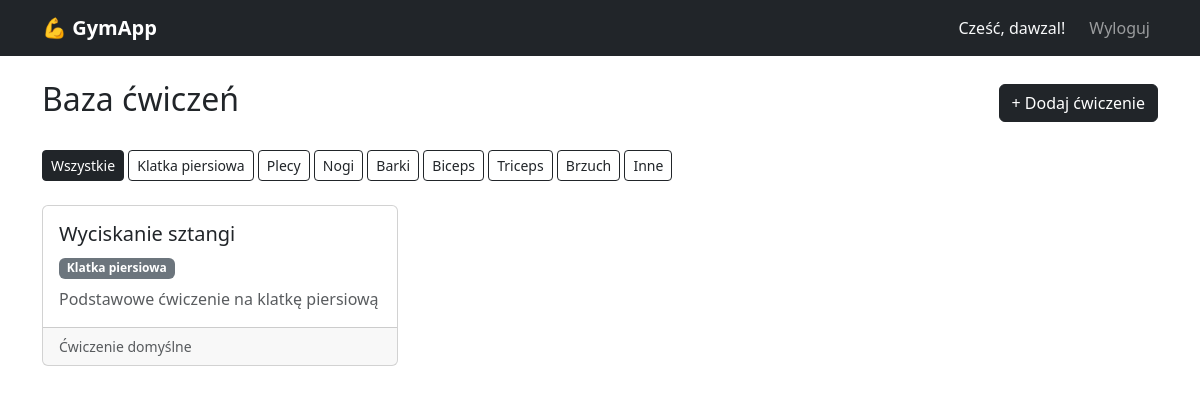
Page /cwiczenia/ (signed in) on the earlier database version.
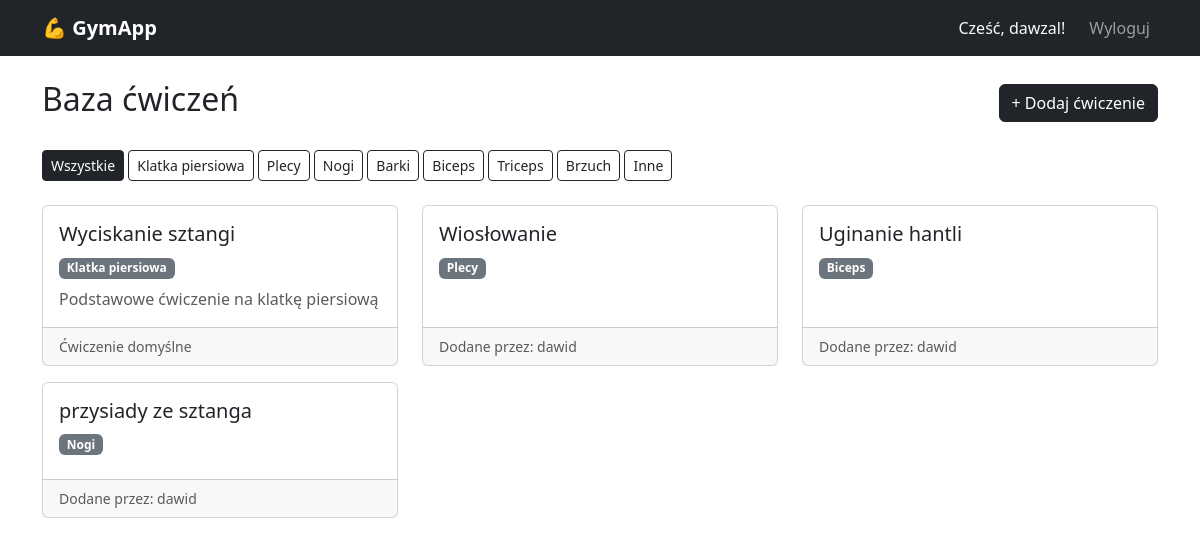
Same page on the later database version.
### tracker/models.py (models this page shows, shortened)
class Cwiczenie(models.Model):
    KATEGORIE = [
        ('klatka', 'Klatka piersiowa'),
        ('plecy', 'Plecy'),
        ('nogi', 'Nogi'),
        ('barki', 'Barki'),
        ('biceps', 'Biceps'),
        ('triceps', 'Triceps'),
        ('brzuch', 'Brzuch'),
        ('inne', 'Inne'),
    ]
    nazwa = models.CharField(max_length=100)
    kategoria = models.CharField(max_length=20, choices=KATEGORIE)
    opis = models.TextField(blank=True)
    dodane_przez = models.ForeignKey(User, on_delete=models.SET_NULL, null=True, blank=True)
    czy_publiczne = models.BooleanField(default=True)
    class Meta:
        verbose_name = 'Ćwiczenie'
        verbose_name_plural = 'Ćwiczenia'

### tracker/views.py (the view)
# urls.py: path('cwiczenia/', views.lista_cwiczen, name='lista_cwiczen'),
@login_required
def lista_cwiczen(request):
    kategoria = request.GET.get('kategoria', '')
    if kategoria:
        cwiczenia = Cwiczenie.objects.filter(czy_publiczne=True, kategoria=kategoria)
    else:
        cwiczenia = Cwiczenie.objects.filter(czy_publiczne=True)
    return render(request, 'tracker/lista_cwiczen.html', {
        'cwiczenia': cwiczenia,
        'kategoria': kategoria,
        'kategorie': Cwiczenie.KATEGORIE,
    })

### tracker/templates/tracker/lista_cwiczen.html (shortened to what this page needs)
{% extends 'base.html' %}
{% block zawartosc %}
<div class="d-flex justify-content-between align-items-center mb-4">
    <h2>Baza ćwiczeń</h2>
    <a href="{% url 'dodaj_cwiczenie' %}" class="btn btn-dark">+ Dodaj ćwiczenie</a>
</div>
<div class="mb-4">
    <a href="{% url 'lista_cwiczen' %}"
        class="btn btn-sm {% if not kategoria %}btn-dark{% else %}btn-outline-dark{% endif %}">
        Wszystkie
    </a>
    {% for klucz, nazwa in kategorie %}
    <a href="{% url 'lista_cwiczen' %}?kategoria={{ klucz }}"
        class="btn btn-sm {% if kategoria == klucz %}btn-dark{% else %}btn-outline-dark{% endif %}">
        {{ nazwa }}
    </a>
    {% endfor %}
</div>
{% if cwiczenia %}
<div class="row">
    {% for cwiczenie in cwiczenia %}
    <div class="col-md-4 mb-3">
        <div class="card h-100">
            <div class="card-body">
                <h5 class="card-title">{{ cwiczenie.nazwa }}</h5>
                <span class="badge bg-secondary mb-2">{{ cwiczenie.get_kategoria_display }}</span>
                {% if cwiczenie.opis %}
                <p class="card-text text-muted">{{ cwiczenie.opis|truncatechars:100 }}</p>
                {% endif %}
            </div>
            <div class="card-footer text-muted small">
                {% if cwiczenie.dodane_przez %}
                Dodane przez: {{ cwiczenie.dodane_przez.username }}
                {% else %}
                Ćwiczenie domyślne
                {% endif %}
            </div>
        </div>
    </div>
    {% endfor %}
</div>
{% else %}
<div class="alert alert-info">
    Brak ćwiczeń w tej kategorii. <a href="{% url 'dodaj_cwiczenie' %}">Dodaj pierwsze!</a>
</div>
{% endif %}
{% endblock %}

### templates/base.html (shortened to what this page needs)
<!DOCTYPE html>
<html lang="pl">
<head>
    <link href="https://cdn.jsdelivr.net/npm/bootstrap@5.3.0/dist/css/bootstrap.min.css" rel="stylesheet">
</head>
<body>
<nav class="navbar navbar-expand-lg navbar-dark bg-dark">
    <div class="container">
        <a class="navbar-brand fw-bold" href="{% url 'dashboard' %}">💪 GymApp</a>
        <div class="navbar-nav ms-auto">
            {% if request.user.is_authenticated %}
                <span class="navbar-text text-light me-3">Cześć, {{ request.user.username }}!</span>
                <a class="nav-link" href="{% url 'wylogowanie' %}">Wyloguj</a>
            {% else %}
                <a class="nav-link" href="{% url 'logowanie' %}">Zaloguj</a>
                <a class="nav-link" href="{% url 'rejestracja' %}">Rejestracja</a>
            {% endif %}
        </div>
    </div>
</nav>
<div class="container mt-4">
    {% block zawartosc %}{% endblock %}
</div>
</body>
</html>

Differences in the rows shown:
added Cwiczenie: nazwa "Wiosłowanie", kategoria "Plecy", dodane_przez.username "dawid"
added Cwiczenie: nazwa "Uginanie hantli", kategoria "Biceps", dodane_przez.username "dawid"
added Cwiczenie: nazwa "przysiady ze sztanga", kategoria "Nogi", dodane_przez.username "dawid"
